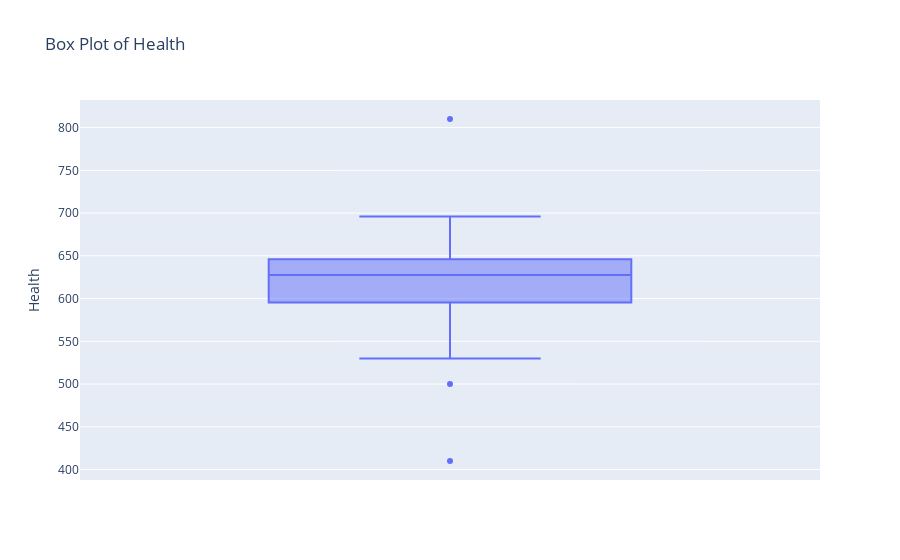

Notebook cell for this chart:
### Code cell
fig = px.box(df, y="Health", hover_data=df.columns, title="Box Plot of Health")
fig.show()

### Figure 1 — Plotly figure (JSON) as saved in the notebook; plotly's stock layout.template omitted (floating-point values rounded to 4 significant figures; data arrays with more than 128 entries replaced by an {"elided": "..."} marker saying what was removed)
{"data": [{"alignmentgroup": "True", "customdata": {"elided": "168x18 mixed values"}, "hovertemplate": "Health=%{y}<br>Champions=%{customdata[0]}<br>Health+=%{customdata[1]}<br>Regen=%{customdata[2]}<br>Regen+=%{customdata[3]}<br>Mana=%{customdata[4]}<br>Mana+=%{customdata[5]}<br>RegenMana=%{customdata[6]}<br>RegenMana+=%{customdata[7]}<br>AD=%{customdata[8]}<br>AD+=%{customdata[9]}<br>AS=%{customdata[10]}<br>AS+%=%{customdata[11]}<br>AR=%{customdata[12]}<br>AR+=%{customdata[13]}<br>MR=%{customdata[14]}<br>MR+=%{customdata[15]}<br>MS=%{customdata[16]}<br>RANGE=%{customdata[17]}<extra></extra>", "legendgroup": "", "marker": {"color": "#636efa"}, "name": "", "notched": false, "offsetgroup": "", "orientation": "v", "showlegend": false, "type": "box", "x0": " ", "xaxis": "x", "y": {"elided": "168 int values"}, "y0": " ", "yaxis": "y"}], "layout": {"boxmode": "group", "legend": {"tracegroupgap": 0}, "title": {"text": "Box Plot of Health"}, "xaxis": {"anchor": "y", "domain": [0, 1]}, "yaxis": {"anchor": "x", "domain": [0, 1], "title": {"text": "Health"}}}}
